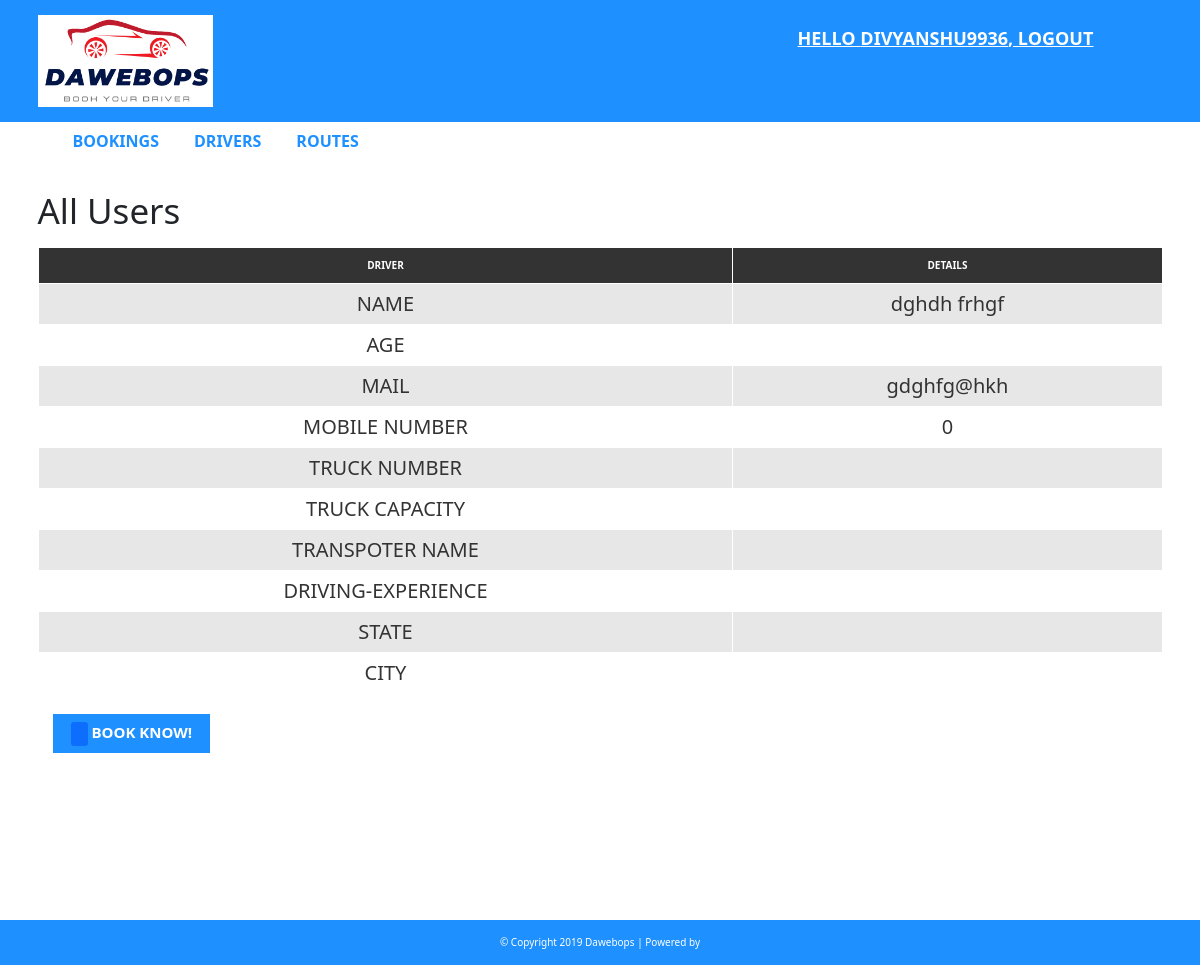
/admin/booking.php?id=104 (signed in), run on the app's committed database.
### tables this page shows
CREATE TABLE `user` (
  `user_id` int(10) UNSIGNED NOT NULL,
  `name` varchar(50) NOT NULL,
  `username` varchar(30) DEFAULT NULL,
  `mail` varchar(50) NOT NULL,
  `password` varchar(40) DEFAULT NULL,
  `usertype` varchar(50) NOT NULL,
  `moblie_number` int(11) NOT NULL
);

### admin/booking.php (the view)
<?php
	include 'header.php';
?>
<div id="admin-content">
      <div class="container">
          <div class="row">
              <div class="col-md-10">
                  <h1 class="admin-heading">All Users</h1>
              </div>
              <div class="col-md-2">
              </div>
              <div class="col-md-12">
                <?php
                        include "config.php";
                        $user_id = $_GET['id'];
                        $sql = "SELECT user.user_id,user.name, user.mail,user.moblie_number,driver.age,driver.truck_number,driver.truck_capacity,driver.transpoter_name,driver.driving_experience,driver.state,driver.city FROM user
                        LEFT JOIN driver ON driver.uid = user.user_id
                        WHERE user.user_id = {$user_id}";
                        $result = mysqli_query($conn, $sql) or die("Query Failed.");
                        if(mysqli_num_rows($result) > 0){
                          while($row = mysqli_fetch_assoc($result)) {
                      ?>
                  <table class="content-table">
                      <thead>
                          <th>DRIVER</th>
                          <th>DETAILS</th>
                      </thead>
                      <tbody>
                          <tr>
                              <td>NAME</td>
                              <td style="text-align: center;"><?php echo $row['name']; ?></td>
                          </tr>
                          <tr>
                              <td>AGE</td>
                              <td style="text-align: center;"><?php echo $row['age']; ?></td>
                          </tr><tr>
                              <td>MAIL</td>
                              <td style="text-align: center;"><?php echo $row['mail']; ?></td>
                          </tr><tr>
                              <td>MOBILE NUMBER</td>
                              <td style="text-align: center;"><?php echo $row['moblie_number']; ?></td>
                          </tr><tr>
                              <td>TRUCK NUMBER</td>
                              <td style="text-align: center;"><?php echo $row['truck_number']; ?></td>
                          </tr><tr>
                              <td>TRUCK CAPACITY</td>
                              <td style="text-align: center;"><?php echo $row['truck_capacity']; ?></td>
                          </tr><tr>
                              <td>TRANSPOTER NAME</td>
                              <td style="text-align: center;"><?php echo $row['transpoter_name']; ?></td>
                          </tr><tr>
                              <td>DRIVING-EXPERIENCE</td>
                              <td style="text-align: center;"><?php echo $row['driving_experience']; ?></td>
                          </tr><tr>
                              <td>STATE</td>
                              <td style="text-align: center;"><?php echo $row['state']; ?></td>
                          </tr><tr>
                              <td>CITY</td>
                              <td style="text-align: center;"><?php echo $row['city']; ?></td>
                          </tr>
                      </tbody>
                  </table>
           <div class="col-md-2" >
                     <a style="text-decoration: none;" class="add-new" href=""><input type="submit" name="submit" class="btn btn-primary" value="" required />
Book KNOW!</a>
              </div>
                  <?php
                          }
                        }else{
                          echo "<h2>No Record Found.</h2>";
                        }
                        ?>
              </div>
          </div>
      </div>
  </div>
<?php
	include 'footer.php';
?>

### admin/css/css/style.css (style rules this page uses)
body { background: #f1f1f1; font-family: sans-serif,arial,Helvetica; }
a, a:hover, a:focus { text-decoration: none; outline: none; }
#admin-content { padding: 20px 0; min-height: 750px; }
#admin-content .admin-heading { font-size: 35px; margin: 0 0 15px; }
#admin-content .add-new { color: #fff; background-color: #1E90FF; font-size: 15px; font-weight: 600; text-align: center; text-transform: uppercase; padding: 7px 10px; display: block; transition: all 0.3s; }
#admin-content .content-table { border: 1px solid #000; width: 100%; margin: 0 0 20px; }
#admin-content .content-table thead { color: #fff; background-color: #333; }
#admin-content .content-table th { padding: 10px; border: 1px solid #fff; font-weight: 600; text-align: center; text-transform: uppercase; }
#admin-content .content-table tbody { color: #333; }
#admin-content .content-table tbody tr { background-color: #e7e7e7; }
#admin-content .content-table tbody tr:nth-child(even) { background-color: transparent; }
#admin-content .content-table tbody td { padding: 5px; border: 1px solid #fff; text-align: center; font-size: 20px; }
#admin-content .content-table tbody td:nth-child(2) { text-align: left; }

### data on the page
user: name "dghdh frhgf", mail "gdghfg@hkh", moblie_number "0"

### other printed values
$_SESSION["username"] "DIVYANSHU9936"
